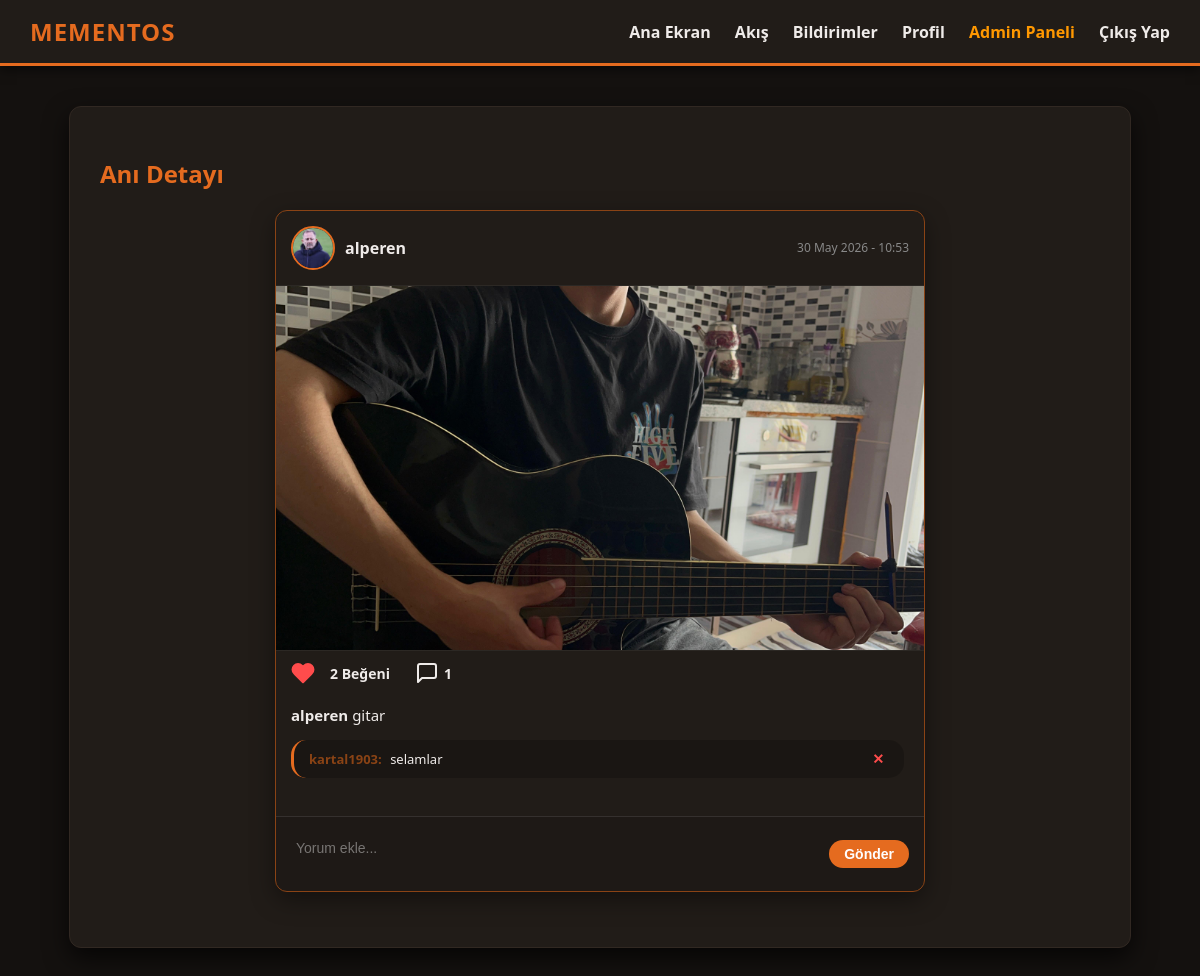
/post/7 (signed in), run on the app's committed database.
### app/models.py (models this page shows, shortened)
class User(UserMixin, db.Model):
    id: so.Mapped[int] = so.mapped_column(primary_key=True)
    username: so.Mapped[str] = so.mapped_column(sa.String(64), index=True, unique=True)
    email: so.Mapped[str] = so.mapped_column(sa.String(120), index=True, unique=True)
    password_hash: so.Mapped[Optional[str]] = so.mapped_column(sa.String(256))
    about_me: so.Mapped[Optional[str]] = so.mapped_column(sa.String(140))
    last_seen: so.Mapped[Optional[datetime]] = so.mapped_column(default=lambda: datetime.now(timezone.utc))
    profile_pic: so.Mapped[Optional[str]] = so.mapped_column(sa.String(120))
    is_verified: so.Mapped[bool] = so.mapped_column(sa.Boolean, default=False, server_default=sa.text('0'))
    verification_code: so.Mapped[Optional[str]] = so.mapped_column(sa.String(10))
    require_2fa: so.Mapped[bool] = so.mapped_column(sa.Boolean, default=False, server_default=sa.text('0'))
    is_admin: so.Mapped[bool] = so.mapped_column(sa.Boolean, default=False, server_default=sa.text('0'))
    is_approved: so.Mapped[bool] = so.mapped_column(sa.Boolean, default=False, server_default=sa.text('0'))
    posts: so.WriteOnlyMapped['Post'] = so.relationship(back_populates='author', cascade='all, delete-orphan')
    comments: so.WriteOnlyMapped['Comment'] = so.relationship(back_populates='author', cascade='all, delete-orphan')
    likes: so.WriteOnlyMapped['Like'] = so.relationship(back_populates='author', cascade='all, delete-orphan')
    notifications: so.WriteOnlyMapped['Notification'] = so.relationship(back_populates='user', cascade='all, delete-orphan')
    followed: so.WriteOnlyMapped['User'] = so.relationship(
        secondary=followers,
        primaryjoin=(followers.c.follower_id == id),
        secondaryjoin=(followers.c.followed_id == id),
        back_populates='followers'
    )
    followers: so.WriteOnlyMapped['User'] = so.relationship(
        secondary=followers,
        primaryjoin=(followers.c.followed_id == id),
        secondaryjoin=(followers.c.follower_id == id),
        back_populates='followed'
    )
    def avatar(self, size):
        if self.profile_pic:
            return f'/static/profile_pics/{self.profile_pic}'
        return f'https://ui-avatars.com/api/?name={self.username}&background=E56B1F&color=fff&size={size}'
    def has_liked_post(self, post):
        query = self.likes.select().where(Like.post_id == post.id)
        return db.session.scalar(query) is not None

class Post(db.Model):
    id: so.Mapped[int] = so.mapped_column(primary_key=True)
    body: so.Mapped[str] = so.mapped_column(sa.String(140))
    image_file: so.Mapped[Optional[str]] = so.mapped_column(sa.String(1000))
    timestamp: so.Mapped[datetime] = so.mapped_column(index=True, default=lambda: datetime.now(timezone.utc))
    user_id: so.Mapped[int] = so.mapped_column(sa.ForeignKey(User.id), index=True)
    comments_enabled: so.Mapped[bool] = so.mapped_column(sa.Boolean, default=True)
    is_global: so.Mapped[bool] = so.mapped_column(sa.Boolean, default=False, server_default=sa.text('0'))
    author: so.Mapped[User] = so.relationship(back_populates='posts')
    comments: so.Mapped[list['Comment']] = so.relationship(back_populates='post', cascade='all, delete-orphan')
    likes: so.Mapped[list['Like']] = so.relationship(back_populates='post', cascade='all, delete-orphan')

class Comment(db.Model):
    id: so.Mapped[int] = so.mapped_column(primary_key=True)
    body: so.Mapped[str] = so.mapped_column(sa.Text)
    timestamp: so.Mapped[datetime] = so.mapped_column(index=True, default=lambda: datetime.now(timezone.utc))
    user_id: so.Mapped[int] = so.mapped_column(sa.ForeignKey(User.id), index=True)
    post_id: so.Mapped[int] = so.mapped_column(sa.ForeignKey(Post.id), index=True)
    author: so.Mapped[User] = so.relationship(back_populates='comments')
    post: so.Mapped[Post] = so.relationship(back_populates='comments')

### app/main/routes.py (the view)
@bp.route('/post/<int:post_id>')
@login_required
def post(post_id):
    post = db.first_or_404(db.select(Post).filter_by(id=post_id))
    comment_form = CommentForm()
    empty_form = EmptyForm()
    return render_template('post.html', title='Anı Detayı', post=post, comment_form=comment_form, empty_form=empty_form)

### app/main/forms.py
class CommentForm(FlaskForm):
    body = TextAreaField('Yorumun', validators=[DataRequired(), Length(min=1, max=140)])
    submit = SubmitField('Gönder')

class EmptyForm(FlaskForm):
    submit = SubmitField('Gönder')

### app/main/routes.py (called while the page is built)
@bp.before_request
def before_request():
    if current_user.is_authenticated:
        current_user.last_seen = datetime.now(timezone.utc)
        db.session.commit()

@bp.context_processor
def inject_notifications():
    if current_user.is_authenticated:
        unread_count = db.session.scalar(sa.select(sa.func.count(Notification.id)).where(Notification.user_id == current_user.id, Notification.is_read == False))
        return dict(unread_notifications_count=unread_count or 0)
    return dict(unread_notifications_count=0)

@bp.app_template_filter('local_time')
def local_time_filter(dt, format='%d-%m-%Y %H:%M:%S'):
    if dt is None:
        return ""
    if dt.tzinfo is None:
        dt = dt.replace(tzinfo=timezone.utc)
    local_dt = dt + timedelta(hours=3)
    return local_dt.strftime(format)

### app/models.py (called while the page is built)
@login.user_loader
def load_user(id):
    return db.session.get(User, int(id))

### app/templates/post.html (shortened to what this page needs)
{% extends "base.html" %}
{% block content %}
    <h2 style="color: var(--accent-orange); margin-bottom: 20px;">Anı Detayı</h2>
    <div style="max-width: 650px; margin: 0 auto;">
        <div class="post-card" style="margin-bottom: 25px;">
            <div class="post-header">
                <div class="post-author">
                    <img src="{{ post.author.avatar(40) }}" class="profile-avatar profile-avatar-small" alt="Avatar">
                    <span>{{ post.author.username }}</span>
                </div>
                <div style="display: flex; align-items: center; gap: 10px;">
                    <span style="font-size: 12px; color: #888;">{{ post.timestamp|local_time('%d %B %Y - %H:%M') }}</span>
                </div>
            </div>
            {% if post.image_file %}
                {% for img in post.image_file.split(',') %}
                    <img src="{{ url_for('static', filename='memory_pics/' + img) }}" class="post-image" alt="Post Image">
                {% endfor %}
            {% endif %}
            <div class="post-actions">
                <form action="{{ url_for('main.like', post_id=post.id) }}" method="post" style="margin:0;">
                    <button type="submit" class="action-btn {% if current_user.is_authenticated and current_user.has_liked_post(post) %}liked{% endif %}">
                        <svg viewBox="0 0 24 24" fill="none" stroke="currentColor" stroke-width="2" stroke-linecap="round" stroke-linejoin="round">
                            <path d="M20.84 4.61a5.5 5.5 0 0 0-7.78 0L12 5.67l-1.06-1.06a5.5 5.5 0 0 0-7.78 7.78l1.06 1.06L12 21.23l7.78-7.78 1.06-1.06a5.5 5.5 0 0 0 0-7.78z"></path>
                        </svg>
                    </button>
                </form>
                <span style="font-size: 14px; font-weight: bold;">{{ post.likes|length }} Beğeni</span>
                <div class="action-btn" onclick="toggleComments({{ post.id }})" style="cursor: pointer; margin-left: 10px;">
                    <svg viewBox="0 0 24 24" fill="none" stroke="currentColor" stroke-width="2" stroke-linecap="round" stroke-linejoin="round">
                        <path d="M21 15a2 2 0 0 1-2 2H7l-4 4V5a2 2 0 0 1 2-2h14a2 2 0 0 1 2 2z"></path>
                    </svg>
                    <span style="font-size: 14px; font-weight: bold;">{{ post.comments|length }}</span>
                </div>
            </div>
            <p class="post-body-text"><strong>{{ post.author.username }}</strong> {{ post.body }}</p>
            <div id="comments-{{ post.id }}" style="display: block;">
                <div class="comments-section" style="padding: 0 15px 15px 15px; border-top: none; margin-top: 5px;">
                    <div class="comment-list">
                        {% for comment in post.comments %}
                            <div class="comment-item" style="display: flex; justify-content: space-between; align-items: center;">
                                <div>
                                    <span class="comment-author">{{ comment.author.username }}:</span>
                                    <span>{{ comment.body }}</span>
                                </div>
                                {% if current_user.is_authenticated and (comment.author == current_user or post.author == current_user) %}
                                <form action="{{ url_for('main.delete_comment', comment_id=comment.id) }}" method="post" style="margin: 0;" onsubmit="return confirm('Bu yorumu silmek istediğinize emin misiniz?');">
                                    <button type="submit" style="background: none; border: none; color: #ff4c4c; font-weight: bold; cursor: pointer; font-size: 14px; padding: 0 5px;" title="Yorumu Sil">✕</button>
                                </form>
                                {% endif %}
                            </div>
                        {% endfor %}
                    </div>
                </div>
                {% if post.comments_enabled %}
                    <form action="{{ url_for('main.add_comment', post_id=post.id) }}" method="post" class="modern-comment-form">
                        <input type="text" name="body" class="modern-comment-input" placeholder="Yorum ekle..." required style="flex:1; background:transparent; border:none; color:var(--text-main); font-size:14px; outline:none; padding:5px;">
                        <button type="submit" class="modern-comment-submit" style="background: var(--accent-orange); color: white; border: none; padding: 6px 15px; border-radius: 20px; font-weight: bold; cursor: pointer;">Gönder</button>
                    </form>
                {% endif %}
            </div>
        </div>
    </div>
{% endblock %}

### app/static/css/style.css (style rules this page uses)
:root { --bg-dark: #F5F5F5; --box-bg: #FFFFFF; --text-main: #14110F; --accent-orange: #E56B1F; --accent-brown: #D49A73; --input-bg: #EEEEEE; --window-header: #E0E0E0; --window-header-text: #333; --masonry-bg: rgba(255, 255, 255, 0.85); --window-bg: rgba(255, 255, 255, 0.85); }
.dark-mode { --bg-dark: #14110F; --box-bg: #211C18; --text-main: #EFEBE9; --accent-orange: #E56B1F; --accent-brown: #8A4315; --input-bg: #1A1613; --window-header: rgba(0, 0, 0, 0.5); --window-header-text: #eee; --masonry-bg: rgba(20, 15, 10, 0.85); --window-bg: rgba(30, 25, 20, 0.85); }
body { background-color: var(--bg-dark); color: var(--text-main); font-family: 'Segoe UI', Tahoma, Geneva, Verdana, sans-serif; margin: 0; padding: 0; }
input[type="text"], input[type="password"], input[type="email"] { width: 100%; padding: 12px; margin: 8px 0 20px 0; background-color: var(--input-bg); border: 1px solid var(--accent-brown); color: var(--text-main); border-radius: 6px; box-sizing: border-box; transition: border 0.3s ease; }
.profile-avatar { object-fit: cover; border-radius: 50%; border: 2px solid var(--accent-orange); background-color: var(--box-bg); }
.profile-avatar-small { width: 40px; height: 40px; }
.comments-section { margin-top: 20px; border-top: 1px dashed rgba(255,255,255,0.2); padding-top: 15px; }
.comment-list { max-height: 200px; overflow-y: auto; margin-bottom: 15px; padding-right: 5px; }
.comment-item { background: rgba(0,0,0,0.2); padding: 10px 15px; border-radius: 15px; margin-bottom: 8px; font-size: 13px; border-left: 3px solid var(--accent-orange); }
.comment-author { font-weight: bold; color: var(--accent-brown); margin-right: 5px; }
.post-card { background: var(--box-bg); border: 1px solid var(--accent-brown); border-radius: 12px; margin-bottom: 25px; box-shadow: 0 8px 24px rgba(0,0,0,0.4); overflow: hidden; }
.post-header { display: flex; justify-content: space-between; align-items: center; padding: 15px; }
.post-author { font-weight: bold; color: var(--text-main); display: flex; align-items: center; gap: 10px; }
.post-author img { width: 40px; height: 40px; border-radius: 50%; object-fit: cover; border: 2px solid var(--accent-orange); }
.post-image { width: 100%; max-height: 500px; object-fit: cover; display: block; border-top: 1px solid rgba(255,255,255,0.05); border-bottom: 1px solid rgba(255,255,255,0.05); }
.post-body-text { padding: 0 15px; margin-top: 10px; font-size: 15px; }
.post-actions { display: flex; gap: 15px; padding: 10px 15px; align-items: center; }
.action-btn { background: none; border: none; cursor: pointer; display: flex; align-items: center; gap: 5px; font-size: 16px; color: var(--text-main); transition: transform 0.2s; padding: 0; }
.action-btn svg { width: 24px; height: 24px; }
.action-btn.liked svg { fill: #ff4c4c; stroke: #ff4c4c; animation: heartBurst 0.3s cubic-bezier(0.175, 0.885, 0.32, 1.275); }
.modern-comment-form { display: flex; align-items: center; padding: 10px 15px; border-top: 1px solid rgba(255,255,255,0.1); background: rgba(0,0,0,0.1); }
.modern-comment-input { flex: 1; background: transparent; border: none; color: var(--text-main); padding: 8px; font-size: 14px; outline: none; }
.modern-comment-input::placeholder { color: rgba(255, 255, 255, 0.4); }
.modern-comment-submit { background: none; border: none; color: var(--accent-orange); font-weight: bold; cursor: pointer; font-size: 14px; padding: 5px 10px; transition: 0.2s; }

### data on the page
User: author.avatar (picture), author.username "alperen"
Post: timestamp|local_time "30 May 2026 - 10:53", image_file (picture), body "gitar"
Comment: author.username "kartal1903", body "selamlar"

### other printed values
{{ post.likes|length }} "2"
{{ post.comments|length }} "1"
